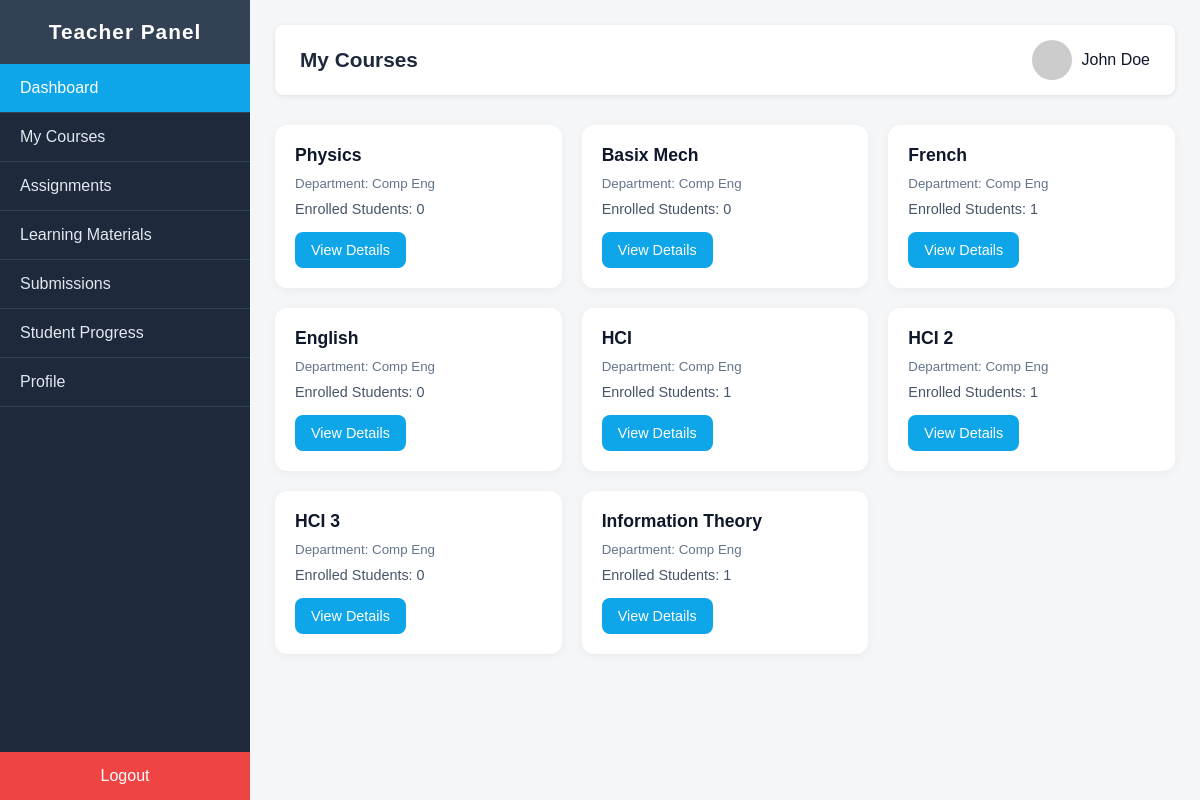
Screenshot of /dashboard/teacher/courses/ (signed in) with the database file from the repository.
### main/models.py (models this page shows, shortened)
class Course(models.Model):
    slug = models.SlugField(unique=True,blank=True,max_length=100)
    name = models.CharField(blank=True,unique=True,max_length=100)
    teacher = models.ForeignKey(
        settings.AUTH_USER_MODEL,
        blank=True,
        on_delete=models.SET_NULL,
        related_name="courses_assigned",
        null=True
        )
    students = models.ManyToManyField(
        settings.AUTH_USER_MODEL,
        blank=True,
        related_name="courses_enrolled",
        null=True
        )
    created_by = models.ForeignKey(
        settings.AUTH_USER_MODEL,
        blank=True,
        null=True,
        on_delete=models.SET_NULL,
        related_name="courses_created",
        default="3"
        )
    department = models.ForeignKey(
        Department,
        blank=True,
        null=True,
        on_delete=models.SET_NULL,
        related_name="courses"
        )
    created_at = models.DateTimeField(auto_now_add=True)
    updated_at = models.DateTimeField(auto_now=True)

class Department(models.Model):
    slug = models.SlugField(unique= True, blank=True)
    name = models.CharField(blank=True,max_length=100,unique=True)
    created_by = models.ForeignKey(
        settings.AUTH_USER_MODEL,
        on_delete= models.CASCADE,
        related_name="departments_created"
        )
    updated_at = models.DateTimeField(auto_now=True)

### main/views.py (the view)
# urls.py: path("teacher/courses/",views.teacher_course_list,name = "teacher_course_list"),
def teacher_course_list(request):
    courses = Course.objects.filter(teacher = request.user)
    context = {
        "courses":courses
    }
    return render(request,"main/teacher_course_list.html",context)

### main/context_processors.py (called while the page is built)
def total_values(request):
    total_users = User.objects.all().count()
    total_teachers = User.objects.filter(role = "teacher").count()
    total_students = User.objects.filter(role = "student").count()
    total_departments = Department.objects.all().count()
    total_courses = Course.objects.all().count()
    context = {
        "total_students":total_students,
        "total_teachers":total_teachers,
        "total_courses":total_courses,
        "total_departments":total_departments,
    }
    return context

### main/templates/main/teacher_course_list.html
{% extends 'teacher_base.html' %}
{% load static %}
{% block extra_styles %}
    <link rel="stylesheet" href="{% static 'main/css/teacher_course_list.css' %}">
{% endblock extra_styles %}
{% block body %}
    <div class="top-bar">
      <h1>My Courses</h1>
      <div class="profile">
        <img src="https://via.placeholder.com/40" alt="Teacher">
        <span>John Doe</span>
      </div>
    </div>
    <section class="course-grid">
       {% for course in courses %}
       <a href="{% url 'main:teacher_course_detail' course.slug %}">
            <div class="course-card">
                <h3>{{course.name}}</h3>
                <small>Department: {{course.department.name}}</small>
                <p>Enrolled Students: {{course.students.all|length}}</p>
                <button class="view-btn">View Details</button>
            </div>
       </a>
       {% empty %}
       <p> No courses Assigned yet</p>
       {% endfor %}
    </section>
{% endblock body %}

### main/static/main/css/teacher_dashboard.css (style rules this page uses)
* { margin: 0; padding: 0; box-sizing: border-box; font-family: "Poppins", sans-serif; }
body { display: flex; min-height: 100vh; background-color: #f4f6f8; }
.top-bar { display: flex; justify-content: space-between; align-items: center; background: #fff; padding: 15px 25px; box-shadow: 0 1px 5px rgba(0, 0, 0, 0.1); border-radius: 8px; }
.top-bar h1 { font-size: 1.3rem; color: #1e293b; }
.profile { display: flex; align-items: center; gap: 10px; }
.profile img { width: 40px; height: 40px; border-radius: 50%; object-fit: cover; }
.profile span { font-weight: 500; color: #0f172a; }

### main/static/main/css/teacher_course_list.css (style rules this page uses)
* { margin: 0; padding: 0; box-sizing: border-box; font-family: "Poppins", sans-serif; }
body { background-color: #f4f6f8; color: #1e293b; }
.top-bar { display: flex; justify-content: space-between; align-items: center; background: #fff; padding: 15px 25px; box-shadow: 0 1px 5px rgba(0, 0, 0, 0.1); border-radius: 8px; }
.top-bar h1 { font-size: 1.3rem; color: #1e293b; }
.profile { display: flex; align-items: center; gap: 10px; }
.profile img { width: 40px; height: 40px; border-radius: 50%; object-fit: cover; }
.profile span { font-weight: 500; color: #0f172a; }
.course-grid { margin-top: 30px; display: grid; grid-template-columns: repeat(auto-fit, minmax(280px, 1fr)); gap: 20px; }
.course-card { background: #fff; border-radius: 12px; padding: 20px; box-shadow: 0 2px 10px rgba(0,0,0,0.05); transition: transform 0.2s ease; }
.course-card h3 { color: #0f172a; font-size: 1.1rem; margin-bottom: 10px; }
.course-card p { color: #475569; font-size: 0.9rem; margin-bottom: 15px; }
.course-card small { display: block; margin-bottom: 10px; color: #64748b; }
.view-btn { background: #0ea5e9; color: #fff; border: none; padding: 10px 16px; border-radius: 8px; cursor: pointer; font-size: 0.9rem; transition: background 0.3s; }
a { text-decoration: none; }

### rows the page displays
Course: name "Physics", department.name "Comp Eng", students.all|length "0"
Course: name "Basix Mech", department.name "Comp Eng", students.all|length "0"
Course: name "French", department.name "Comp Eng", students.all|length "1"
Course: name "English", department.name "Comp Eng", students.all|length "0"
Course: name "HCI", department.name "Comp Eng", students.all|length "1"
Course: name "HCI 2", department.name "Comp Eng", students.all|length "1"
Course: name "HCI 3", department.name "Comp Eng", students.all|length "0"
Course: name "Information Theory", department.name "Comp Eng", students.all|length "1"
